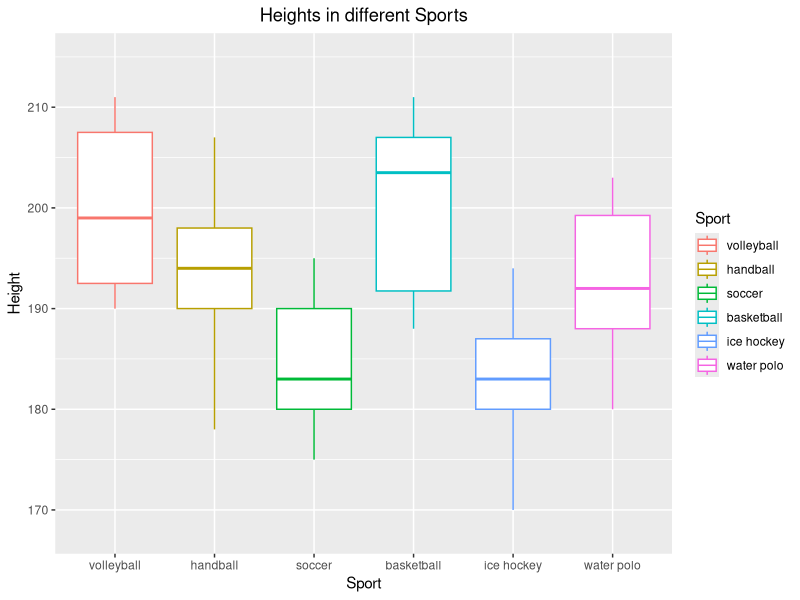
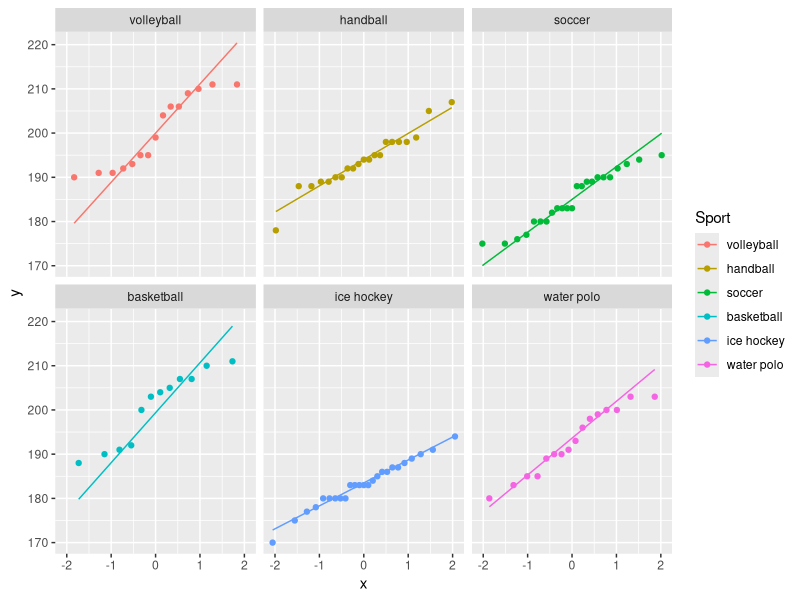
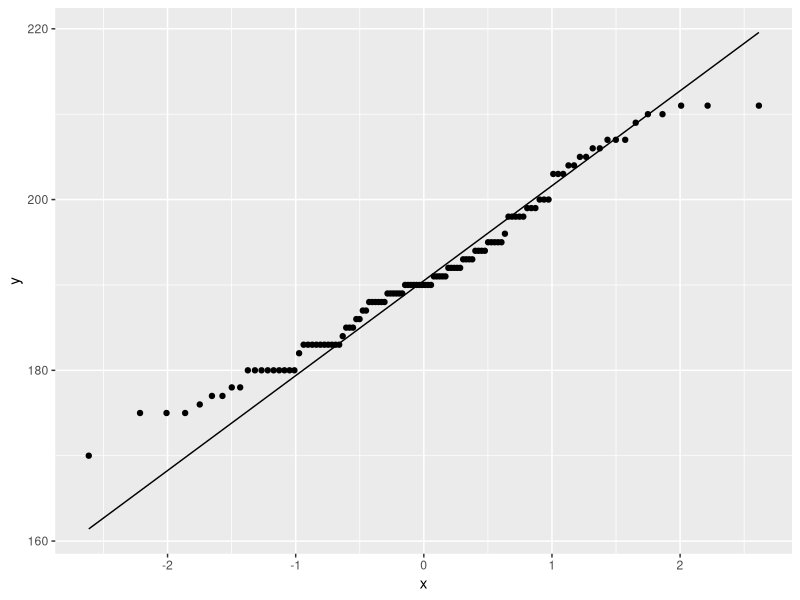
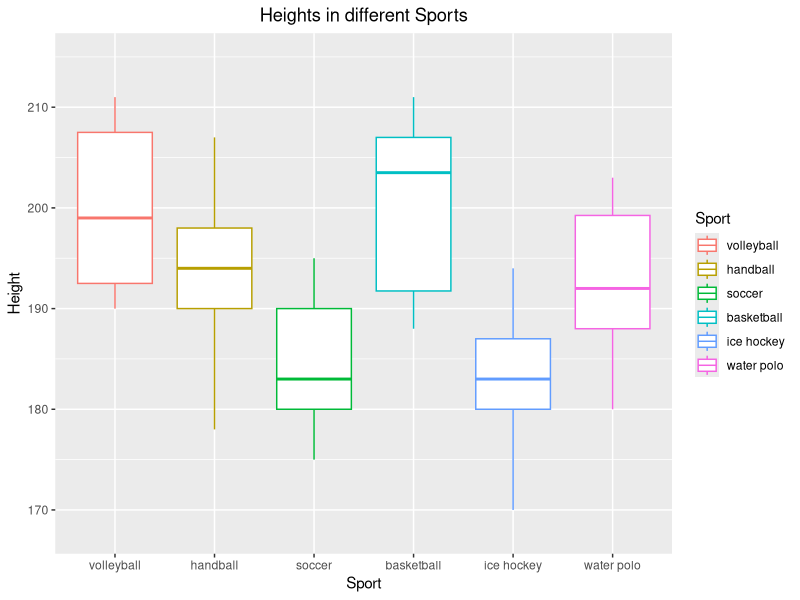

R code for these plots, in order:
library(ggplot2)
library(dplyr)
library(gridExtra)
library(stats)
library(formattable)
library(xtable)
setwd("~/Documents/TUD WS20:21/Kurse/ICS/Project 2/ICS_Proj2")
Height_Data <-
  as.data.frame(read.table("Height_Data.csv", header = TRUE, sep = ";"))
Height_Data$Sport <-
  factor(
    Height_Data$Sport,
    levels = c(
      "volleyball",
      "handball",
      "soccer",
      "basketball",
      "ice hockey",
      "water polo"
    )
  )
View(Height_Data)
str(Height_Data)
table(Height_Data$Sport)
#Boxplots, grouped by Sport
Height_Data %>%
  ggplot(aes(x = Sport, y = Height, color = Sport), na.rm = TRUE) +
  geom_boxplot() +
  ylim(168, 215) +
  labs(title = "Heights in different Sports") +
  theme(plot.title = element_text(hjust = 0.5)) +
  xlab("Sport") +
  ylab("Height")
ggsave("Heights_of_different_Sports.pdf")
#Normality Assumption: QQ-plots
ggplot(Height_Data, aes(sample = Height, colour =
                          Sport)) +
  stat_qq() + facet_wrap( ~ Sport, nrow = 2) + stat_qq_line()
ggplot(Height_Data, aes(sample = Height)) +
  stat_qq() + stat_qq_line()
#Grouped statistical summary: include sample size!!!!
Grouped_Summary <-
  as.data.frame(Height_Data) %>%
  group_by(Sport) %>% summarise(
    "n"=length(Sport),
    "mean (Height)" = mean(Height),
    "Median (Height)" = median(Height),
    "SD (Height)" = sd(Height)
  )

Grouped_Summary
##Reformatting to text
R_Grouped_Summary <-
  formattable(Grouped_Summary, type = "text")

#Generating Latex code
xtable(R_Grouped_Summary)

#Task(1): ANOVA (Global Test)
Anova_Test <-
  aov(Height ~ Sport , data = Height_Data)
anova(Anova_Test)

#Task(2): Pairwise t-Test + Bonferroni
pairwise.t.test(Height_Data$Height, Height_Data$Sport,p.adj = "none")
pairwise.t.test(Height_Data$Height, Height_Data$Sport, p.adj = "bonf")
